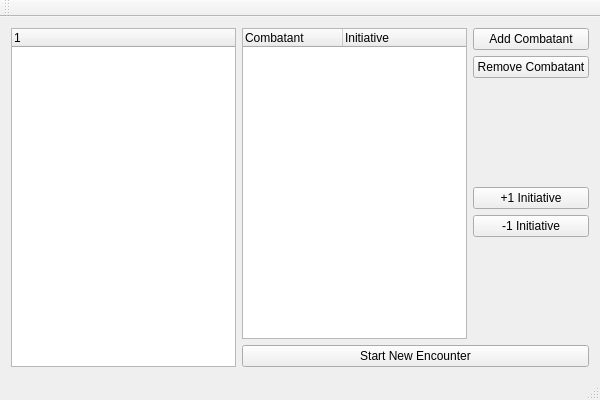
<?xml version="1.0" encoding="UTF-8"?>
<ui version="4.0">
 <class>MainWindow</class>
 <widget class="QMainWindow" name="MainWindow">
  <property name="enabled">
   <bool>true</bool>
  </property>
  <property name="geometry">
   <rect>
    <x>0</x>
    <y>0</y>
    <width>600</width>
    <height>400</height>
   </rect>
  </property>
  <property name="windowTitle">
   <string>MainWindow</string>
  </property>
  <widget class="QWidget" name="centralWidget">
   <layout class="QHBoxLayout" name="horizontalLayout">
    <item>
     <widget class="QTreeWidget" name="encView">
      <column>
       <property name="text">
        <string notr="true">1</string>
       </property>
      </column>
     </widget>
    </item>
    <item>
     <layout class="QVBoxLayout" name="verticalLayout">
      <item>
       <layout class="QHBoxLayout" name="horizontalLayout_2">
        <item>
         <widget class="QTreeWidget" name="cmbtList">
          <column>
           <property name="text">
            <string>Combatant</string>
           </property>
          </column>
          <column>
           <property name="text">
            <string>Initiative</string>
           </property>
          </column>
         </widget>
        </item>
        <item>
         <layout class="QVBoxLayout" name="verticalLayout_2">
          <item>
           <widget class="QPushButton" name="addCmbt">
            <property name="text">
             <string>Add Combatant</string>
            </property>
           </widget>
          </item>
          <item>
           <widget class="QPushButton" name="delCmbt">
            <property name="text">
             <string>Remove Combatant</string>
            </property>
           </widget>
          </item>
          <item>
           <spacer name="verticalSpacer_2">
            <property name="orientation">
             <enum>Qt::Vertical</enum>
            </property>
            <property name="sizeHint" stdset="0">
             <size>
              <width>20</width>
              <height>40</height>
             </size>
            </property>
           </spacer>
          </item>
          <item>
           <widget class="QPushButton" name="incInit">
            <property name="text">
             <string>+1 Initiative</string>
            </property>
           </widget>
          </item>
          <item>
           <widget class="QPushButton" name="decInit">
            <property name="text">
             <string>-1 Initiative</string>
            </property>
           </widget>
          </item>
          <item>
           <spacer name="verticalSpacer">
            <property name="orientation">
             <enum>Qt::Vertical</enum>
            </property>
            <property name="sizeHint" stdset="0">
             <size>
              <width>20</width>
              <height>40</height>
             </size>
            </property>
           </spacer>
          </item>
         </layout>
        </item>
       </layout>
      </item>
      <item>
       <widget class="QPushButton" name="pushButton_5">
        <property name="text">
         <string>Start New Encounter</string>
        </property>
       </widget>
      </item>
     </layout>
    </item>
   </layout>
  </widget>
  <widget class="QMenuBar" name="menuBar">
   <property name="enabled">
    <bool>false</bool>
   </property>
   <property name="geometry">
    <rect>
     <x>0</x>
     <y>0</y>
     <width>600</width>
     <height>26</height>
    </rect>
   </property>
  </widget>
  <widget class="QToolBar" name="mainToolBar">
   <property name="enabled">
    <bool>false</bool>
   </property>
   <attribute name="toolBarArea">
    <enum>TopToolBarArea</enum>
   </attribute>
   <attribute name="toolBarBreak">
    <bool>false</bool>
   </attribute>
  </widget>
  <widget class="QStatusBar" name="statusBar">
   <property name="enabled">
    <bool>false</bool>
   </property>
  </widget>
 </widget>
 <layoutdefault spacing="6" margin="11"/>
 <resources/>
 <connections>
  <connection>
   <sender>addCmbt</sender>
   <signal>clicked()</signal>
   <receiver>MainWindow</receiver>
   <slot>addCombatant()</slot>
   <hints>
    <hint type="sourcelabel">
     <x>536</x>
     <y>57</y>
    </hint>
    <hint type="destinationlabel">
     <x>299</x>
     <y>199</y>
    </hint>
   </hints>
  </connection>
  <connection>
   <sender>incInit</sender>
   <signal>clicked()</signal>
   <receiver>MainWindow</receiver>
   <slot>incrementInitiative()</slot>
   <hints>
    <hint type="sourcelabel">
     <x>519</x>
     <y>206</y>
    </hint>
    <hint type="destinationlabel">
     <x>299</x>
     <y>199</y>
    </hint>
   </hints>
  </connection>
 </connections>
 <slots>
  <slot>addCombatant()</slot>
  <slot>incrementInitiative()</slot>
 </slots>
</ui>
